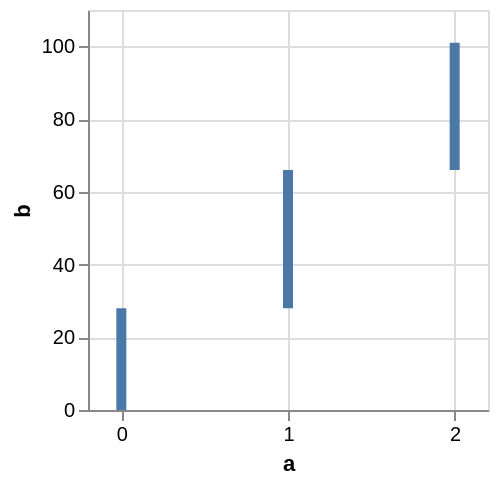

Source (Vega-Lite JSON):
### Vega specification from a JSON file in a GitHub repository (floating-point values rounded to 4 significant figures)
{"$schema": "https://vega.github.io/schema/vega/v5.json", "description": "A simple bar chart with integer axis.", "background": "white", "padding": 5, "width": 200, "height": 200, "style": "cell", "data": [{"name": "source_0", "values": [{"a": 0, "b": 28}, {"a": 1, "b": 38}, {"a": 2, "b": 35}]}, {"name": "data_0", "source": "source_0", "transform": [{"type": "stack", "groupby": [], "field": "b", "sort": {"field": [], "order": []}, "as": ["b_start", "b_end"], "offset": "zero"}, {"type": "filter", "expr": "isValid(datum[\"a\"]) && isFinite(+datum[\"a\"]) && isValid(datum[\"b\"]) && isFinite(+datum[\"b\"])"}]}], "marks": [{"name": "marks", "type": "rect", "style": ["bar"], "from": {"data": "data_0"}, "encode": {"update": {"fill": {"value": "#4c78a8"}, "ariaRoleDescription": {"value": "bar"}, "description": {"signal": "\"a: \" + (format(datum[\"a\"], \"d\")) + \"; b: \" + (format(datum[\"b\"], \"\"))"}, "xc": {"scale": "x", "field": "a"}, "width": {"value": 5}, "y": {"scale": "y", "field": "b_end"}, "y2": {"scale": "y", "field": "b_start"}}}}], "scales": [{"name": "x", "type": "linear", "domain": {"data": "data_0", "field": "a"}, "range": [0, {"signal": "width"}], "nice": true, "zero": false, "padding": 5}, {"name": "y", "type": "linear", "domain": {"data": "data_0", "fields": ["b_start", "b_end"]}, "range": [{"signal": "height"}, 0], "nice": true, "zero": true}], "axes": [{"scale": "x", "orient": "bottom", "gridScale": "y", "grid": true, "tickCount": {"signal": "ceil(width/40)"}, "tickMinStep": 1, "domain": false, "labels": false, "aria": false, "maxExtent": 0, "minExtent": 0, "ticks": false, "zindex": 0}, {"scale": "y", "orient": "left", "gridScale": "x", "grid": true, "tickCount": {"signal": "ceil(height/40)"}, "domain": false, "labels": false, "aria": false, "maxExtent": 0, "minExtent": 0, "ticks": false, "zindex": 0}, {"scale": "x", "orient": "bottom", "grid": false, "title": "a", "format": "d", "labelFlush": true, "labelOverlap": true, "tickCount": {"signal": "ceil(width/40)"}, "tickMinStep": 1, "zindex": 0}, {"scale": "y", "orient": "left", "grid": false, "title": "b", "labelOverlap": true, "tickCount": {"signal": "ceil(height/40)"}, "zindex": 0}]}
